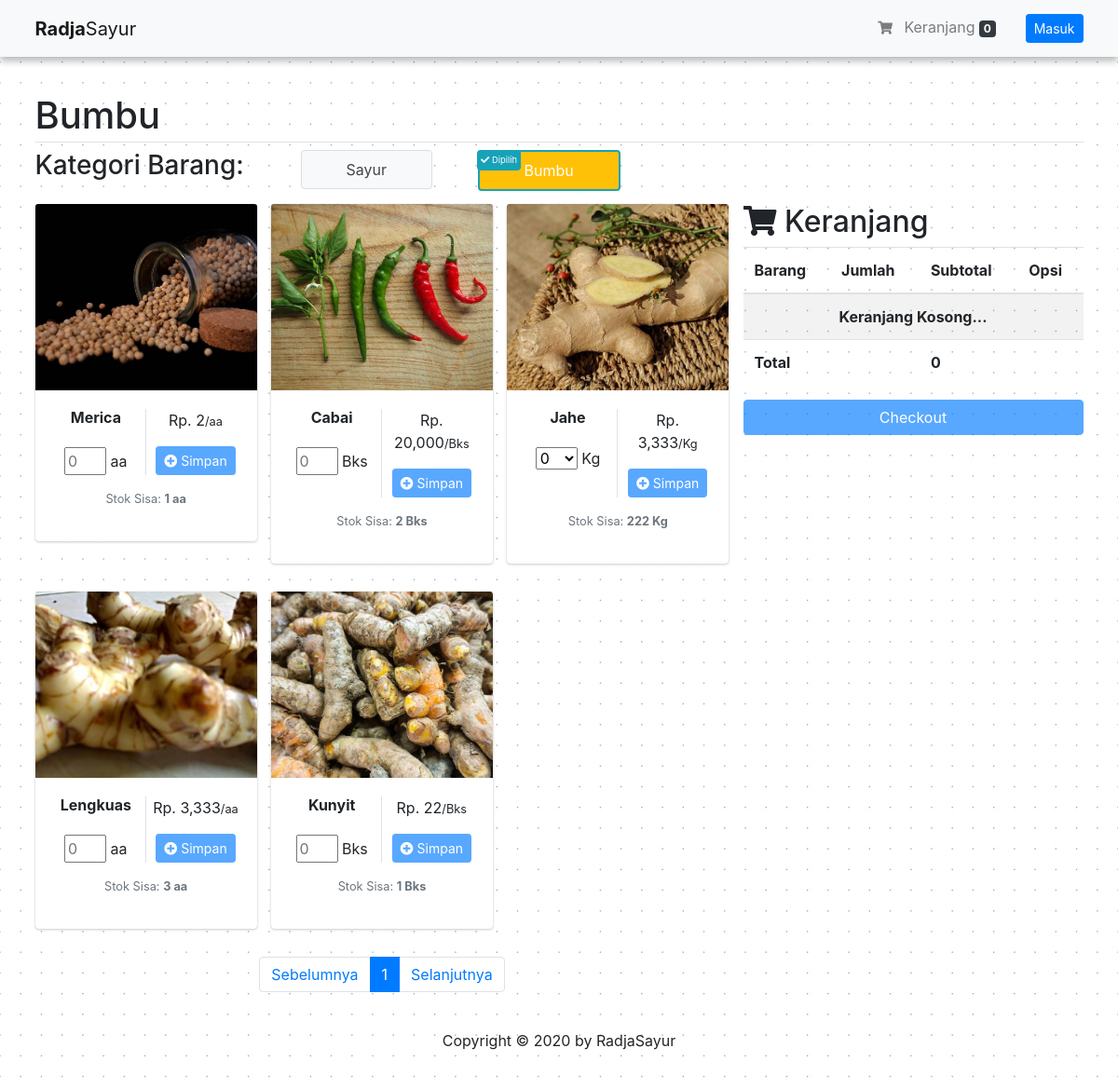
/index.php/page/bumbu, run on an earlier commit of the app's database.
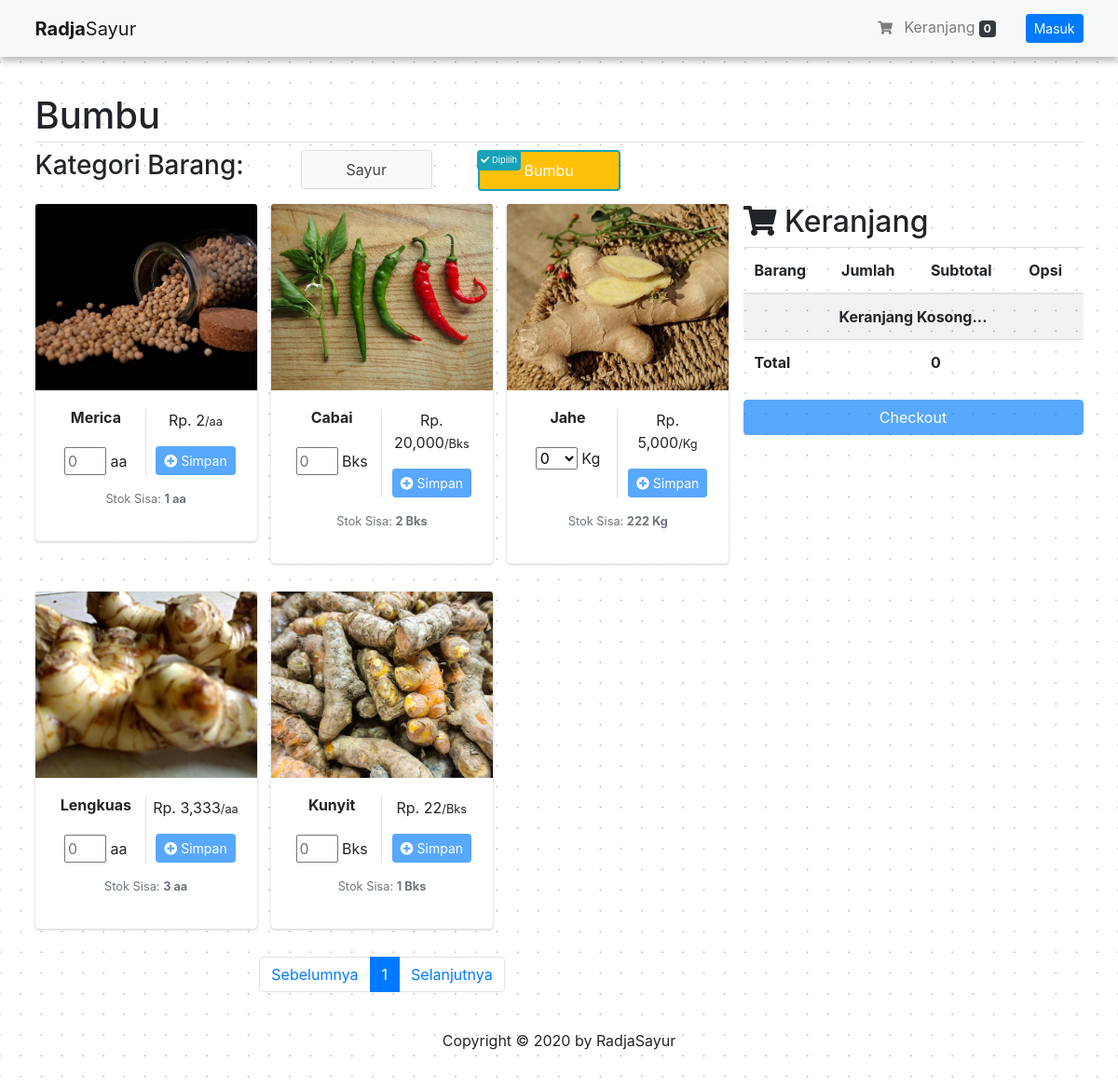
And on a later commit of the database.
### tables this page shows
CREATE TABLE `tbl_barang` (
  `barang_id` varchar(15) NOT NULL,
  `barang_gambar` varchar(128) NOT NULL,
  `barang_nama` varchar(150) DEFAULT NULL,
  `barang_harpok` double DEFAULT NULL,
  `barang_harjul` double DEFAULT NULL,
  `barang_harjul_grosir` double DEFAULT NULL,
  `barang_stok` double DEFAULT 0,
  `barang_tgl_input` timestamp NULL DEFAULT current_timestamp(),
  `barang_tgl_last_update` datetime DEFAULT NULL,
  `barang_kategori_id` int(11) DEFAULT NULL,
  `barang_satuan_id` int(11) NOT NULL,
  `barang_user_id` int(11) DEFAULT NULL
);

CREATE TABLE `tbl_satuan` (
  `satuan_id` int(11) NOT NULL,
  `satuan_nama` varchar(35) NOT NULL
);

### application/controllers/Page.php (called while the page is built, shortened)
<?php
class Page extends CI_Controller
{
    public function __construct()
    {
        $this->load->model('BarangModel', 'barang');
        $this->load->helper("security");
    }
    function bumbu()
    {
        $data['title'] = 'Beranda';
        $data['barangs_bumbu'] = $this->barang->getBarangBumbu();
        $data["keranjang"] = $this->barang->get_keranjang();
        $data["total_harga_keranjang"] = $this->barang->total_harga_cart();
        $data['page'] = true;
        $this->barang->delete_cart_date();
        $this->barang->cancel_invoice();
        $this->load->view('layout/page/header', $data);
        $this->load->view('customer/page/bumbu');
        $this->load->view('layout/dashboard/footer');
    }
}

### index.php (called while the page is built, shortened)
<?php
require_once BASEPATH.'core/CodeIgniter.php';

### application/models/BarangModel.php (called while the page is built, shortened)
<?php
class BarangModel extends CI_Model
{
    public function getBarangBumbu($barang_id = null)
    {
        if ($barang_id === null) {
            $hsl = $this->db->query("SELECT * FROM tbl_barang JOIN tbl_kategori ON barang_kategori_id=kategori_id JOIN tbl_satuan ON barang_satuan_id=satuan_id WHERE barang_kategori_id = 2 ORDER BY barang_id ASC");
        } else {
            $hsl = $this->db->query("SELECT * FROM tbl_barang JOIN tbl_kategori ON barang_kategori_id=kategori_id JOIN tbl_satuan ON barang_satuan_id=satuan_id WHERE barang_id = '$barang_id' AND barang_kategori_id = 2");
        }
        return $hsl;
    }
    function get_keranjang()
    {
        function get_client_ip()
        {
            $ipaddress = '';
            if (isset($_SERVER['HTTP_CLIENT_IP']))
                $ipaddress = $_SERVER['HTTP_CLIENT_IP'];
            else if (isset($_SERVER['HTTP_X_FORWARDED_FOR']))
                $ipaddress = $_SERVER['HTTP_X_FORWARDED_FOR'];
            else if (isset($_SERVER['HTTP_X_FORWARDED']))
                $ipaddress = $_SERVER['HTTP_X_FORWARDED'];
            else if (isset($_SERVER['HTTP_FORWARDED_FOR']))
                $ipaddress = $_SERVER['HTTP_FORWARDED_FOR'];
            else if (isset($_SERVER['HTTP_FORWARDED']))
                $ipaddress = $_SERVER['HTTP_FORWARDED'];
            else if (isset($_SERVER['REMOTE_ADDR']))
                $ipaddress = $_SERVER['REMOTE_ADDR'];
            else
                $ipaddress = 'UNKNOWN';
            return $ipaddress;
        }
        $ip_address = get_client_ip();
        $this->db->select("tbl_barang.barang_nama,tbl_keranjang.total_kuantitas,tbl_keranjang.total_harga,tbl_keranjang.id");
        $this->db->from("tbl_keranjang");
        $this->db->where(array("ip_address" => $ip_address));
        $this->db->join("tbl_barang", "tbl_barang.barang_id = tbl_keranjang.barang_id");
        return $this->db->get();
    }
    function total_harga_cart()
    {
        $ip_address = get_client_ip();
        return $this->db->query("SELECT SUM(`total_harga`) AS total_harga FROM `tbl_keranjang` WHERE `ip_address` = '$ip_address'");
    }
}

### application/views/customer/page/bumbu.php (the view, shortened to what the changed rows need)
<div class="overlay-wrapper" id="loading2">
    <div class="container" style="margin-top: 100px;">
        <h1 class="pb-1 border-bottom title-page">Bumbu</h1>
        <div class="row">
            <div class="col-md-8" id="col-left">
                <div class="row" id="row-data">
                    <?php $no = 1;
                    foreach ($barangs_bumbu->result() as $barang) : ?>
                        <div class="col-md-4" id="col-data">
                            <div class="card" style="margin-bottom: 30px;">
                                <img class="card-img-top" src="<?= base_url(); ?>assets/source/images/barang/<?= $barang->barang_gambar ?>" alt="<?= $barang->barang_id; ?>" style="width:100%; height:200px; object-fit:cover">
                                <div class="card-body text-center">
                                    <div class="row">
                                        <div class="col-6 border-right">
                                            <h6><b class="nama_barang"><?= (strlen($barang->barang_nama) > 14) ? substr($barang->barang_nama, 0, 15) . '...' : $barang->barang_nama; ?></b></h6>
                                            <div style="margin-top:22px;">
                                                <select name="input_qty" id="select_qty_<?= $barang->barang_id ?>" data-barang_id="<?= $barang->barang_id; ?>" style="width:45px;<?= ($barang->satuan_nama == 'Kg') ? 'display:inline;' : 'display:none;'; ?>">
                                                    <option value="0">0</option>
                                                </select>
                                                <?= $barang->satuan_nama; ?>
                                            </div>
                                        </div>
                                        <div class="col-6">
                                            <p><?= 'Rp. ' . number_format($barang->barang_harjul) . '<small>/' . $barang->satuan_nama . '</small>'; ?></p>
                                            <button class="btn btn-sm btn-primary" id="<?= 'btn-simpan-' . $barang->barang_id; ?>" onclick="simpan_barang(event);" data-barang_id="<?= $barang->barang_id; ?>" data-barang_nama="<?= $barang->barang_nama; ?>" data-barang_harjul="<?= $barang->barang_harjul; ?>" type="button" disabled><i class="fa fa-plus-circle"></i> Simpan</button>
                                        </div>
                                        <div class="col-12 text-center mt-3 mb-0">
                                            <p class="text-muted small">
                                                Stok Sisa: <?= '<b><span id="stok-' . $no++ . '">' . $barang->barang_stok . '</span> ' . $barang->satuan_nama . '</b>'; ?>
                                            </p>
                                        </div>
                                    </div>
                                </div>
                            </div>
                        </div>
                    <?php endforeach; ?>
                </div>
            </div>
            <div class="col-md-4" id="parent-cart">
                <div class="overlay-wrapper">
                    <div id="cart-right">
                        <h2 class="text-left"><i class="fa fa-shopping-cart"></i> Keranjang</h2>
                        <table class="table table-striped">
                            <thead>
                                <tr>
                                    <th scope="col">Barang</th>
                                    <th scope="col">Jumlah</th>
                                    <th scope="col">Subtotal</th>
                                    <th scope="col">Opsi</th>
                                </tr>
                            </thead>
                            <tfoot>
                                <?php
                                foreach ($total_harga_keranjang->result() as $t) {
                                ?>
                                    <tr>
                                        <th colspan="2">Total</th>
                                        <th><?= '<span id="total_harga_cart_right">' . number_format($t->total_harga) . '</span>'; ?></th>
                                        <th></th>
                                    </tr>
                                <?php } ?>
                            </tfoot>
                        </table>
                    </div>
                </div>
            </div>
        </div>
    </div>
</div>

What changed in the data, as far as the page shows it:
changed tbl_barang "Jahe": barang_harjul "3,333" → "5,000"
